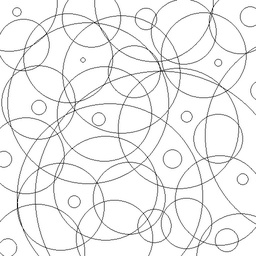
#> input picture week 11/circles.jpg, 256 x 256 px, shrunk from 512 x 512 before the run
$ python ex9-3.py
#> lines starting #> are read from the running program, lines starting #| are printed output that depends on the picture; after the words box and inside, x2 and y2 are one past the last pixel; in counts of white or black regions, pixels touching at a corner belong together
import cv2 as cv
import numpy as np
import sys
import random


def checkColor(pix):
    # print(pix)
    if(pix[0] == 0 and pix[1] == 0 and pix[2] == 0):
        return 1
    elif(pix[0] == 255 and pix[1] == 255 and pix[2] == 255):
        return 0
    return 2


def putColor(r, c, color):
    global rsize
    global csize
    global que
    global qno
    for n in range(-1, 2, 2):
        if(r+n >= 0 and r+n < rsize and checkColor(img[r+n, c]) == 0):
            img[r+n, c] = color
            que[qno, 0] = r+n
            que[qno, 1] = c
            qno = qno + 1
            # print(qno)
        if(c+n >= 0 and c+n < csize and checkColor(img[r, c+n]) == 0):
            img[r, c+n] = color
            que[qno, 0] = r
            que[qno, 1] = c+n
            qno = qno + 1
            # print(qno)


img = cv.imread("circles.jpg")
#> img is the input picture: shape (256, 256, 3); min 6, max 255, mean 240.3
if img is None:
    sys.exit("Could not read the image.")

rsize, csize, channel = img.shape
#> rsize = 256; csize = 256; channel = 3
print("rsize:%d, csize:%d" % (rsize, csize))
#| rsize:256, csize:256
for r in range(rsize):
    for c in range(csize):
        if(img[r, c, 0] < 10 and img[r, c, 1] < 10 and img[r, c, 2] < 10):
            img[r, c] = [0, 0, 0]
        else:
            img[r, c] = [255, 255, 255]
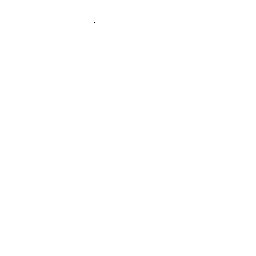
#> img: shape (256, 256, 3); 100% white; black in thin lines or dots, all inside (x1, y1, x2, y2) = (94, 22, 95, 23)
cv.imwrite("hahaha.jpg", img)
que = np.zeros((65536, 2), dtype=np.int16)
qno = 0

for r in range(rsize):
    for c in range(csize):
        if(checkColor(img[r, c]) == 0):
            rClr = random.randint(0, 255)
            gClr = random.randint(0, 255)
            bClr = random.randint(0, 255)
            color = [bClr, gClr, rClr]
            img[r, c] = color
            putColor(r, c, color)
            while(qno > 0):
                qno = qno - 1
                r1 = que[qno, 0]
                c1 = que[qno, 1]
                putColor(r1, c1, color)
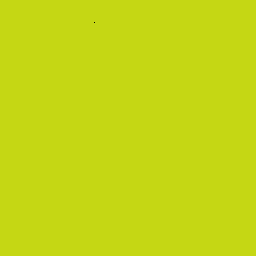
#> img: shape (256, 256, 3); mean B, G, R 20, 215, 197
#> after the loop, qno = 0


cv.imshow("HOHOHO", img)
k = cv.waitKey(0)
#> (key Esc is pressed here)
if k == ord("s"):
    cv.imwrite("colored.jpg", img)
